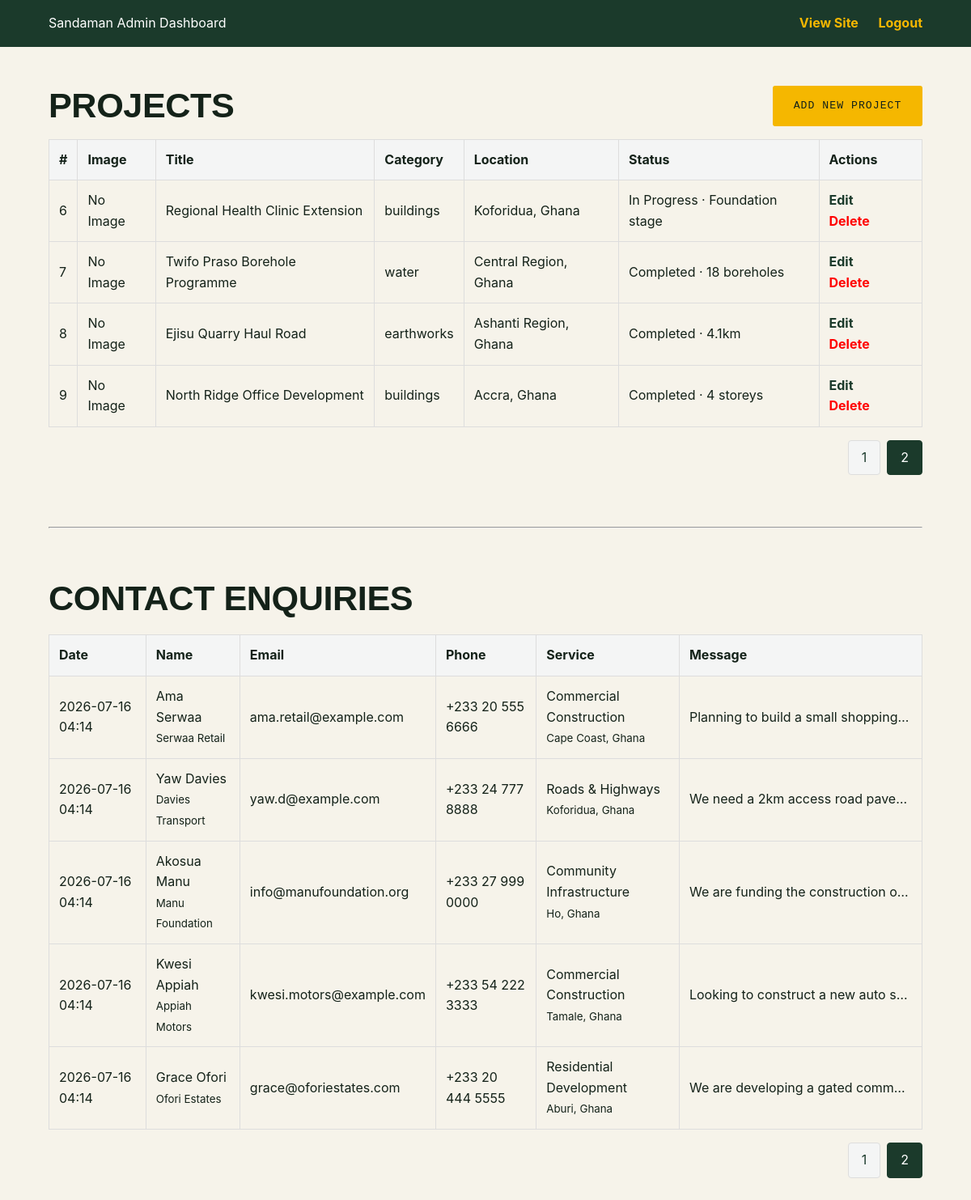
Screenshot of /admin/index.php?p_proj=2&p_cont=2 (signed in) with the database file from the repository.
### tables this page shows
CREATE TABLE IF NOT EXISTS projects (
    id INT AUTO_INCREMENT PRIMARY KEY,
    category VARCHAR(50) NOT NULL,
    location VARCHAR(255),
    title VARCHAR(255) NOT NULL,
    status VARCHAR(100),
    image_url VARCHAR(255),
    created_at TIMESTAMP DEFAULT CURRENT_TIMESTAMP
);

CREATE TABLE IF NOT EXISTS contacts (
    id INT AUTO_INCREMENT PRIMARY KEY,
    name VARCHAR(255) NOT NULL,
    company VARCHAR(255),
    email VARCHAR(255) NOT NULL,
    phone VARCHAR(50),
    service VARCHAR(100),
    location VARCHAR(255),
    message TEXT NOT NULL,
    created_at TIMESTAMP DEFAULT CURRENT_TIMESTAMP
);

### admin/index.php (the view, shortened to what this page needs)
<?php
require_once '../db/db.php';
$limit = 5;
$p_cont = isset($_GET['p_cont']) ? max(1, (int)$_GET['p_cont']) : 1;
$offset_cont = ($p_cont - 1) * $limit;
$stmt = $pdo->query('SELECT COUNT(*) FROM contacts');
$total_contacts = $stmt->fetchColumn();
$total_p_cont = ceil($total_contacts / $limit);
$stmt = $pdo->prepare('SELECT * FROM contacts ORDER BY created_at DESC LIMIT :limit OFFSET :offset');
$stmt->bindValue(':limit', $limit, PDO::PARAM_INT);
$stmt->bindValue(':offset', $offset_cont, PDO::PARAM_INT);
$stmt->execute();
$contacts = $stmt->fetchAll();
$p_proj = isset($_GET['p_proj']) ? max(1, (int)$_GET['p_proj']) : 1;
$offset_proj = ($p_proj - 1) * $limit;
$stmt = $pdo->query('SELECT COUNT(*) FROM projects');
$total_projects = $stmt->fetchColumn();
$total_p_proj = ceil($total_projects / $limit);
$stmt = $pdo->prepare('SELECT * FROM projects ORDER BY created_at DESC LIMIT :limit OFFSET :offset');
$stmt->bindValue(':limit', $limit, PDO::PARAM_INT);
$stmt->bindValue(':offset', $offset_proj, PDO::PARAM_INT);
$stmt->execute();
$projects = $stmt->fetchAll();
?>
<!DOCTYPE html>
<html lang="en">
<head>
    <link rel="stylesheet" href="../css/base.css">
    <link rel="stylesheet" href="../css/layout.css">
    <link rel="stylesheet" href="../css/components.css">
</head>
<body>
    <header class="admin-header">
        <div class="container">
            <div>Sandaman Admin Dashboard</div>
            <div>
                <a href="../index" target="_blank" style="margin-right:20px;">View Site</a>
                <a href="logout.php">Logout</a>
            </div>
        </div>
    </header>
    <main class="container dashboard-section">
        <div class="header-actions">
            <h2>Projects</h2>
            <a href="project_add.php" class="btn btn-primary">Add New Project</a>
        </div>
        <div class="table-responsive">
            <table>
                <thead>
                <tr>
                    <th>#</th>
                    <th>Image</th>
                    <th>Title</th>
                    <th>Category</th>
                    <th>Location</th>
                    <th>Status</th>
                    <th>Actions</th>
                </tr>
            </thead>
            <tbody>
                <?php if (empty($projects)): ?>
                    <tr><td colspan="7">No projects found.</td></tr>
                <?php else: ?>
                    <?php foreach ($projects as $index => $p): ?>
                        <tr>
                            <td><?= ($offset_proj + $index + 1) ?></td>
                            <td>
                                <?php if ($p['image_url']): ?>
                                    <img src="../<?= htmlspecialchars($p['image_url']) ?>" alt="Img" style="width:50px; height:50px; object-fit:cover;">
                                <?php else: ?>
                                    No Image
                                <?php endif; ?>
                            </td>
                            <td><?= htmlspecialchars($p['title']) ?></td>
                            <td><?= htmlspecialchars($p['category']) ?></td>
                            <td><?= htmlspecialchars($p['location']) ?></td>
                            <td><?= htmlspecialchars($p['status']) ?></td>
                            <td class="actions">
                                <a href="project_edit.php?id=<?= $p['id'] ?>">Edit</a>
                                <a href="#" class="delete" onclick="openDeleteModal('project_delete.php?id=<?= $p['id'] ?>'); return false;">Delete</a>
                            </td>
                        </tr>
                    <?php endforeach; ?>
                <?php endif; ?>
            </tbody>
        </table>
        </div>
        <?php if ($total_p_proj > 1): ?>
        <div class="pagination">
            <?php for ($i = 1; $i <= $total_p_proj; $i++): ?>
                <a href="?p_proj=<?= $i ?>&p_cont=<?= $p_cont ?>" class="<?= $i === $p_proj ? 'active' : '' ?>"><?= $i ?></a>
            <?php endfor; ?>
        </div>
        <?php endif; ?>
        <hr style="margin: 4rem 0;">
        <h2>Contact Enquiries</h2>
        <div class="table-responsive">
            <table>
            <thead>
                <tr>
                    <th>Date</th>
                    <th>Name</th>
                    <th>Email</th>
                    <th>Phone</th>
                    <th>Service</th>
                    <th>Message</th>
                </tr>
            </thead>
            <tbody>
                <?php if (empty($contacts)): ?>
                    <tr><td colspan="6">No enquiries yet.</td></tr>
                <?php else: ?>
                    <?php foreach ($contacts as $c): ?>
                        <tr>
                            <td><?= date('Y-m-d H:i', strtotime($c['created_at'])) ?></td>
                            <td><?= htmlspecialchars($c['name']) ?> <br><small><?= htmlspecialchars($c['company']) ?></small></td>
                            <td><a href="mailto:<?= htmlspecialchars($c['email']) ?>"><?= htmlspecialchars($c['email']) ?></a></td>
                            <td><?= htmlspecialchars($c['phone']) ?></td>
                            <td><?= htmlspecialchars($c['service']) ?> <br><small><?= htmlspecialchars($c['location']) ?></small></td>
                            <td style="max-width: 300px; overflow: hidden; text-overflow: ellipsis; white-space: nowrap;" title="<?= htmlspecialchars($c['message']) ?>">
                                <?= htmlspecialchars($c['message']) ?>
                            </td>
                        </tr>
                    <?php endforeach; ?>
                <?php endif; ?>
            </tbody>
        </table>
        </div>
        <?php if ($total_p_cont > 1): ?>
        <div class="pagination">
            <?php for ($i = 1; $i <= $total_p_cont; $i++): ?>
                <a href="?p_proj=<?= $p_proj ?>&p_cont=<?= $i ?>" class="<?= $i === $p_cont ? 'active' : '' ?>"><?= $i ?></a>
            <?php endfor; ?>
        </div>
        <?php endif; ?>
    </main>
</body>
</html>

### css/base.css (style rules this page uses)
:root { --ink: #142219; --forest: #1B3A2B; --forest-2: #2F5B41; --forest-3: #3E7554; --yellow: #F5B700; --yellow-deep:#C98F00; --paper: #F6F3EA; --paper-2: #EFEADA; --steel: #767C6F; --steel-light:#AEB3A3; --line: #DBD5C2; --line-dark: rgba(246,243,234,0.14); --white: #FFFFFF; --f-display: 'Archivo Expanded', 'Arial Narrow', sans-serif; --f-body: 'Inter', -apple-system, BlinkMacSystemFont, sans-serif; --f-mono: 'IBM Plex Mono', 'SFMono-Regular', monospace; --gutter: clamp(20px, 5vw, 64px); --radius: 3px; --ease: cubic-bezier(.22,.61,.36,1); }
*,*::before,*::after { box-sizing:border-box; }
html { scroll-behavior:smooth; }
body { margin:0; background:var(--paper); color:var(--ink); font-family:var(--f-body); font-size:16px; line-height:1.6; -webkit-font-smoothing:antialiased; overflow-x:hidden; }
a { color:inherit; text-decoration:none; }
h1,h2,h3,h4 { font-family:var(--f-display); font-weight:700; line-height:1.05; letter-spacing:-0.01em; margin:0 0 .5em; text-transform:uppercase; }
h2 { font-size:clamp(1.9rem, 3.6vw, 3rem); }
.container { max-width:1280px; margin:0 auto; padding:0 var(--gutter); }
.btn { display:inline-flex; align-items:center; gap:.6em; padding:.95em 1.8em; font-family:var(--f-mono); font-size:.82rem; font-weight:500; letter-spacing:.08em; text-transform:uppercase; border:2px solid transparent; border-radius:var(--radius); transition:background .25s var(--ease), color .25s var(--ease), border-color .25s var(--ease), transform .2s var(--ease); white-space:nowrap; }
.btn-primary { background:var(--yellow); color:var(--ink); }

### admin/index.php (style rules this page uses)
.admin-header { background: #1B3A2B; color: #fff; padding: 1rem 0; }
.admin-header .container { display: flex; justify-content: space-between; align-items: center; flex-wrap: wrap; gap: 1rem; }
.admin-header a { color: #F5B700; text-decoration: none; font-weight: bold; }
.dashboard-section { padding: 3rem var(--gutter); }
.table-responsive { width: 100%; overflow-x: auto; margin-top: 1rem; }
table { width: 100%; border-collapse: collapse; min-width: 800px; }
th, td { border: 1px solid #ddd; padding: 0.75rem; text-align: left; }
th { background: #f4f5f5; }
.actions a { margin-right: 10px; color: #1B3A2B; font-weight: bold; }
.actions a.delete { color: red; }
.header-actions { display: flex; justify-content: space-between; align-items: center; flex-wrap: wrap; gap: 1rem; margin-bottom: 1rem; }
.header-actions h2 { margin-bottom: 0; }
.pagination { margin-top: 1rem; display: flex; gap: 0.5rem; justify-content: flex-end; }
.pagination a { padding: 0.5rem 1rem; background: #f4f5f5; color: #1B3A2B; text-decoration: none; border: 1px solid #ddd; border-radius: 4px; }
.pagination a.active { background: #1B3A2B; color: #fff; border-color: #1B3A2B; }

### rows the page displays
projects: index "6", image_url "No Image", title "Regional Health Clinic Extension", category "buildings", location "Koforidua, Ghana", status "In Progress · Foundation stage"
projects: index "7", image_url "No Image", title "Twifo Praso Borehole Programme", category "water", location "Central Region, Ghana", status "Completed · 18 boreholes"
projects: index "8", image_url "No Image", title "Ejisu Quarry Haul Road", category "earthworks", location "Ashanti Region, Ghana", status "Completed · 4.1km"
projects: index "9", image_url "No Image", title "North Ridge Office Development", category "buildings", location "Accra, Ghana", status "Completed · 4 storeys"
contacts: created_at "2026-07-16 04:14", name "Ama Serwaa", company "Serwaa Retail", email "ama.retail@example.com", phone "+233 20 555 6666", service "Commercial Construction", location "Cape Coast, Ghana", message "Planning to build a small shopping…"
contacts: created_at "2026-07-16 04:14", name "Yaw Davies", company "Davies Transport", email "yaw.d@example.com", phone "+233 24 777 8888", service "Roads & Highways", location "Koforidua, Ghana", message "We need a 2km access road pave…"
contacts: created_at "2026-07-16 04:14", name "Akosua Manu", company "Manu Foundation", email "info@manufoundation.org", phone "+233 27 999 0000", service "Community Infrastructure", location "Ho, Ghana", message "We are funding the construction o…"
contacts: created_at "2026-07-16 04:14", name "Kwesi Appiah", company "Appiah Motors", email "kwesi.motors@example.com", phone "+233 54 222 3333", service "Commercial Construction", location "Tamale, Ghana", message "Looking to construct a new auto s…"
contacts: created_at "2026-07-16 04:14", name "Grace Ofori", company "Ofori Estates", email "grace@oforiestates.com", phone "+233 20 444 5555", service "Residential Development", location "Aburi, Ghana", message "We are developing a gated comm…"
